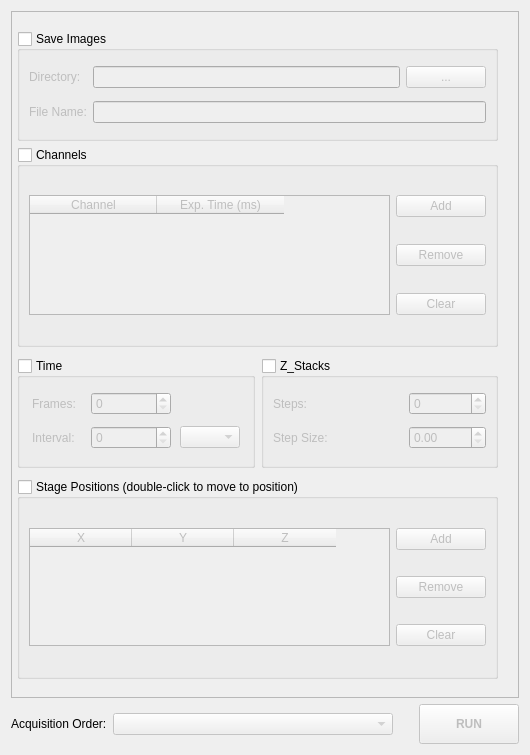
<?xml version="1.0" encoding="UTF-8"?>
<ui version="4.0">
 <class>MultiDWidget</class>
 <widget class="QWidget" name="MultiDWidget">
  <property name="geometry">
   <rect>
    <x>0</x>
    <y>0</y>
    <width>530</width>
    <height>755</height>
   </rect>
  </property>
  <property name="windowTitle">
   <string>Form</string>
  </property>
  <layout class="QGridLayout" name="gridLayout_7">
   <item row="0" column="0">
    <widget class="QScrollArea" name="scrollArea">
     <property name="widgetResizable">
      <bool>true</bool>
     </property>
     <property name="alignment">
      <set>Qt::AlignCenter</set>
     </property>
     <widget class="QWidget" name="scrollAreaWidgetContents">
      <property name="geometry">
       <rect>
        <x>0</x>
        <y>0</y>
        <width>504</width>
        <height>679</height>
       </rect>
      </property>
      <layout class="QGridLayout" name="gridLayout_6">
       <property name="leftMargin">
        <number>5</number>
       </property>
       <property name="rightMargin">
        <number>20</number>
       </property>
       <item row="0" column="0" colspan="2">
        <widget class="QGroupBox" name="save_groupBox">
         <property name="enabled">
          <bool>true</bool>
         </property>
         <property name="minimumSize">
          <size>
           <width>0</width>
           <height>110</height>
          </size>
         </property>
         <property name="maximumSize">
          <size>
           <width>16777215</width>
           <height>100</height>
          </size>
         </property>
         <property name="title">
          <string>Save Images</string>
         </property>
         <property name="checkable">
          <bool>true</bool>
         </property>
         <property name="checked">
          <bool>false</bool>
         </property>
         <layout class="QGridLayout" name="gridLayout">
          <property name="topMargin">
           <number>7</number>
          </property>
          <property name="bottomMargin">
           <number>7</number>
          </property>
          <property name="verticalSpacing">
           <number>5</number>
          </property>
          <item row="0" column="0">
           <widget class="QLabel" name="label">
            <property name="text">
             <string>Directory:</string>
            </property>
           </widget>
          </item>
          <item row="0" column="1">
           <widget class="QLineEdit" name="dir_lineEdit">
            <property name="readOnly">
             <bool>true</bool>
            </property>
           </widget>
          </item>
          <item row="0" column="2">
           <widget class="QPushButton" name="browse_save_Button">
            <property name="text">
             <string>...</string>
            </property>
           </widget>
          </item>
          <item row="1" column="0">
           <widget class="QLabel" name="label_2">
            <property name="text">
             <string>File Name:</string>
            </property>
           </widget>
          </item>
          <item row="1" column="1" colspan="2">
           <widget class="QLineEdit" name="fname_lineEdit"/>
          </item>
         </layout>
        </widget>
       </item>
       <item row="1" column="0" colspan="2">
        <widget class="QGroupBox" name="channel_groupBox">
         <property name="enabled">
          <bool>true</bool>
         </property>
         <property name="minimumSize">
          <size>
           <width>0</width>
           <height>200</height>
          </size>
         </property>
         <property name="maximumSize">
          <size>
           <width>16777215</width>
           <height>200</height>
          </size>
         </property>
         <property name="title">
          <string>Channels</string>
         </property>
         <property name="checkable">
          <bool>true</bool>
         </property>
         <property name="checked">
          <bool>false</bool>
         </property>
         <layout class="QGridLayout" name="gridLayout_2">
          <property name="topMargin">
           <number>7</number>
          </property>
          <property name="bottomMargin">
           <number>7</number>
          </property>
          <item row="1" column="1">
           <widget class="QPushButton" name="remove_ch_Button">
            <property name="minimumSize">
             <size>
              <width>90</width>
              <height>0</height>
             </size>
            </property>
            <property name="maximumSize">
             <size>
              <width>90</width>
              <height>16777215</height>
             </size>
            </property>
            <property name="text">
             <string>Remove</string>
            </property>
           </widget>
          </item>
          <item row="0" column="0" rowspan="3">
           <widget class="QTableWidget" name="channel_tableWidget">
            <property name="editTriggers">
             <set>QAbstractItemView::CurrentChanged</set>
            </property>
            <property name="tabKeyNavigation">
             <bool>true</bool>
            </property>
            <property name="showDropIndicator" stdset="0">
             <bool>false</bool>
            </property>
            <property name="dragDropOverwriteMode">
             <bool>false</bool>
            </property>
            <property name="alternatingRowColors">
             <bool>false</bool>
            </property>
            <property name="selectionBehavior">
             <enum>QAbstractItemView::SelectRows</enum>
            </property>
            <property name="textElideMode">
             <enum>Qt::ElideRight</enum>
            </property>
            <property name="showGrid">
             <bool>true</bool>
            </property>
            <property name="gridStyle">
             <enum>Qt::SolidLine</enum>
            </property>
            <property name="columnCount">
             <number>2</number>
            </property>
            <attribute name="horizontalHeaderDefaultSectionSize">
             <number>127</number>
            </attribute>
            <attribute name="verticalHeaderVisible">
             <bool>false</bool>
            </attribute>
            <column>
             <property name="text">
              <string>Channel</string>
             </property>
            </column>
            <column>
             <property name="text">
              <string>Exp. Time (ms)</string>
             </property>
            </column>
           </widget>
          </item>
          <item row="2" column="1">
           <widget class="QPushButton" name="clear_ch_Button">
            <property name="minimumSize">
             <size>
              <width>90</width>
              <height>0</height>
             </size>
            </property>
            <property name="maximumSize">
             <size>
              <width>90</width>
              <height>16777215</height>
             </size>
            </property>
            <property name="text">
             <string>Clear</string>
            </property>
           </widget>
          </item>
          <item row="0" column="1">
           <widget class="QPushButton" name="add_ch_Button">
            <property name="minimumSize">
             <size>
              <width>90</width>
              <height>0</height>
             </size>
            </property>
            <property name="maximumSize">
             <size>
              <width>90</width>
              <height>16777215</height>
             </size>
            </property>
            <property name="text">
             <string>Add</string>
            </property>
           </widget>
          </item>
         </layout>
        </widget>
       </item>
       <item row="2" column="0">
        <widget class="QGroupBox" name="time_groupBox">
         <property name="enabled">
          <bool>true</bool>
         </property>
         <property name="maximumSize">
          <size>
           <width>16777215</width>
           <height>110</height>
          </size>
         </property>
         <property name="title">
          <string>Time</string>
         </property>
         <property name="checkable">
          <bool>true</bool>
         </property>
         <property name="checked">
          <bool>false</bool>
         </property>
         <layout class="QGridLayout" name="gridLayout_3">
          <item row="0" column="0">
           <widget class="QLabel" name="label_3">
            <property name="maximumSize">
             <size>
              <width>50</width>
              <height>16777215</height>
             </size>
            </property>
            <property name="text">
             <string>Frames:</string>
            </property>
           </widget>
          </item>
          <item row="0" column="1">
           <widget class="QSpinBox" name="frames_spinBox">
            <property name="maximum">
             <number>10000</number>
            </property>
           </widget>
          </item>
          <item row="1" column="0">
           <widget class="QLabel" name="label_4">
            <property name="maximumSize">
             <size>
              <width>50</width>
              <height>16777215</height>
             </size>
            </property>
            <property name="text">
             <string>Interval:</string>
            </property>
           </widget>
          </item>
          <item row="1" column="1">
           <widget class="QSpinBox" name="interval_spinBox">
            <property name="minimumSize">
             <size>
              <width>80</width>
              <height>0</height>
             </size>
            </property>
            <property name="maximumSize">
             <size>
              <width>50</width>
              <height>16777215</height>
             </size>
            </property>
            <property name="maximum">
             <number>10000</number>
            </property>
           </widget>
          </item>
          <item row="1" column="2">
           <widget class="QComboBox" name="time_comboBox">
            <property name="maximumSize">
             <size>
              <width>60</width>
              <height>16777215</height>
             </size>
            </property>
           </widget>
          </item>
         </layout>
        </widget>
       </item>
       <item row="2" column="1">
        <widget class="QGroupBox" name="stack_groupBox">
         <property name="enabled">
          <bool>true</bool>
         </property>
         <property name="maximumSize">
          <size>
           <width>16777215</width>
           <height>110</height>
          </size>
         </property>
         <property name="title">
          <string>Z_Stacks</string>
         </property>
         <property name="checkable">
          <bool>true</bool>
         </property>
         <property name="checked">
          <bool>false</bool>
         </property>
         <layout class="QGridLayout" name="gridLayout_4">
          <item row="1" column="2">
           <widget class="QDoubleSpinBox" name="step_size_doubleSpinBox">
            <property name="minimumSize">
             <size>
              <width>70</width>
              <height>0</height>
             </size>
            </property>
            <property name="maximum">
             <double>10000.000000000000000</double>
            </property>
           </widget>
          </item>
          <item row="1" column="0" colspan="2">
           <widget class="QLabel" name="label_7">
            <property name="maximumSize">
             <size>
              <width>80</width>
              <height>16777215</height>
             </size>
            </property>
            <property name="text">
             <string>Step Size:</string>
            </property>
           </widget>
          </item>
          <item row="0" column="2">
           <widget class="QSpinBox" name="step_spinBox">
            <property name="sizePolicy">
             <sizepolicy hsizetype="Preferred" vsizetype="Fixed">
              <horstretch>0</horstretch>
              <verstretch>0</verstretch>
             </sizepolicy>
            </property>
            <property name="minimumSize">
             <size>
              <width>70</width>
              <height>0</height>
             </size>
            </property>
            <property name="maximumSize">
             <size>
              <width>16777215</width>
              <height>16777215</height>
             </size>
            </property>
            <property name="maximum">
             <number>10000</number>
            </property>
           </widget>
          </item>
          <item row="0" column="0">
           <widget class="QLabel" name="label_8">
            <property name="sizePolicy">
             <sizepolicy hsizetype="Preferred" vsizetype="Preferred">
              <horstretch>0</horstretch>
              <verstretch>0</verstretch>
             </sizepolicy>
            </property>
            <property name="maximumSize">
             <size>
              <width>80</width>
              <height>16777215</height>
             </size>
            </property>
            <property name="text">
             <string>Steps:</string>
            </property>
           </widget>
          </item>
         </layout>
        </widget>
       </item>
       <item row="3" column="0" colspan="2">
        <widget class="QGroupBox" name="stage_pos_groupBox">
         <property name="enabled">
          <bool>true</bool>
         </property>
         <property name="minimumSize">
          <size>
           <width>0</width>
           <height>200</height>
          </size>
         </property>
         <property name="maximumSize">
          <size>
           <width>16777215</width>
           <height>200</height>
          </size>
         </property>
         <property name="title">
          <string>Stage Positions (double-click to move to position)</string>
         </property>
         <property name="checkable">
          <bool>true</bool>
         </property>
         <property name="checked">
          <bool>false</bool>
         </property>
         <layout class="QGridLayout" name="gridLayout_5">
          <item row="0" column="0" rowspan="3">
           <widget class="QTableWidget" name="stage_tableWidget">
            <property name="editTriggers">
             <set>QAbstractItemView::NoEditTriggers</set>
            </property>
            <property name="tabKeyNavigation">
             <bool>false</bool>
            </property>
            <property name="showDropIndicator" stdset="0">
             <bool>false</bool>
            </property>
            <property name="dragDropOverwriteMode">
             <bool>false</bool>
            </property>
            <property name="alternatingRowColors">
             <bool>false</bool>
            </property>
            <property name="selectionBehavior">
             <enum>QAbstractItemView::SelectRows</enum>
            </property>
            <property name="textElideMode">
             <enum>Qt::ElideRight</enum>
            </property>
            <property name="showGrid">
             <bool>true</bool>
            </property>
            <property name="gridStyle">
             <enum>Qt::SolidLine</enum>
            </property>
            <property name="wordWrap">
             <bool>true</bool>
            </property>
            <property name="columnCount">
             <number>3</number>
            </property>
            <attribute name="horizontalHeaderDefaultSectionSize">
             <number>102</number>
            </attribute>
            <attribute name="verticalHeaderVisible">
             <bool>false</bool>
            </attribute>
            <column>
             <property name="text">
              <string>X</string>
             </property>
            </column>
            <column>
             <property name="text">
              <string>Y</string>
             </property>
            </column>
            <column>
             <property name="text">
              <string>Z</string>
             </property>
            </column>
           </widget>
          </item>
          <item row="0" column="1">
           <widget class="QPushButton" name="add_pos_Button">
            <property name="minimumSize">
             <size>
              <width>90</width>
              <height>0</height>
             </size>
            </property>
            <property name="maximumSize">
             <size>
              <width>90</width>
              <height>16777215</height>
             </size>
            </property>
            <property name="text">
             <string>Add</string>
            </property>
           </widget>
          </item>
          <item row="1" column="1">
           <widget class="QPushButton" name="remove_pos_Button">
            <property name="minimumSize">
             <size>
              <width>90</width>
              <height>0</height>
             </size>
            </property>
            <property name="maximumSize">
             <size>
              <width>90</width>
              <height>16777215</height>
             </size>
            </property>
            <property name="text">
             <string>Remove</string>
            </property>
           </widget>
          </item>
          <item row="2" column="1">
           <widget class="QPushButton" name="clear_pos_Button">
            <property name="minimumSize">
             <size>
              <width>90</width>
              <height>0</height>
             </size>
            </property>
            <property name="maximumSize">
             <size>
              <width>90</width>
              <height>16777215</height>
             </size>
            </property>
            <property name="text">
             <string>Clear</string>
            </property>
           </widget>
          </item>
         </layout>
        </widget>
       </item>
      </layout>
     </widget>
    </widget>
   </item>
   <item row="1" column="0">
    <layout class="QHBoxLayout" name="run_btn_layout">
     <property name="topMargin">
      <number>0</number>
     </property>
     <item>
      <widget class="QLabel" name="acquisition_order_label">
       <property name="maximumSize">
        <size>
         <width>16777215</width>
         <height>16777215</height>
        </size>
       </property>
       <property name="text">
        <string>Acquisition Order:</string>
       </property>
      </widget>
     </item>
     <item>
      <widget class="QComboBox" name="acquisition_order_comboBox">
       <property name="enabled">
        <bool>false</bool>
       </property>
       <property name="sizePolicy">
        <sizepolicy hsizetype="MinimumExpanding" vsizetype="Fixed">
         <horstretch>0</horstretch>
         <verstretch>0</verstretch>
        </sizepolicy>
       </property>
      </widget>
     </item>
     <item>
      <spacer name="run_spacer">
       <property name="orientation">
        <enum>Qt::Horizontal</enum>
       </property>
       <property name="sizeType">
        <enum>QSizePolicy::Preferred</enum>
       </property>
       <property name="sizeHint" stdset="0">
        <size>
         <width>20</width>
         <height>20</height>
        </size>
       </property>
      </spacer>
     </item>
     <item>
      <widget class="QPushButton" name="run_Button">
       <property name="enabled">
        <bool>false</bool>
       </property>
       <property name="minimumSize">
        <size>
         <width>100</width>
         <height>40</height>
        </size>
       </property>
       <property name="font">
        <font>
         <family>Arial</family>
         <weight>75</weight>
         <bold>true</bold>
        </font>
       </property>
       <property name="text">
        <string>RUN</string>
       </property>
      </widget>
     </item>
    </layout>
   </item>
  </layout>
 </widget>
 <resources/>
 <connections/>
</ui>
